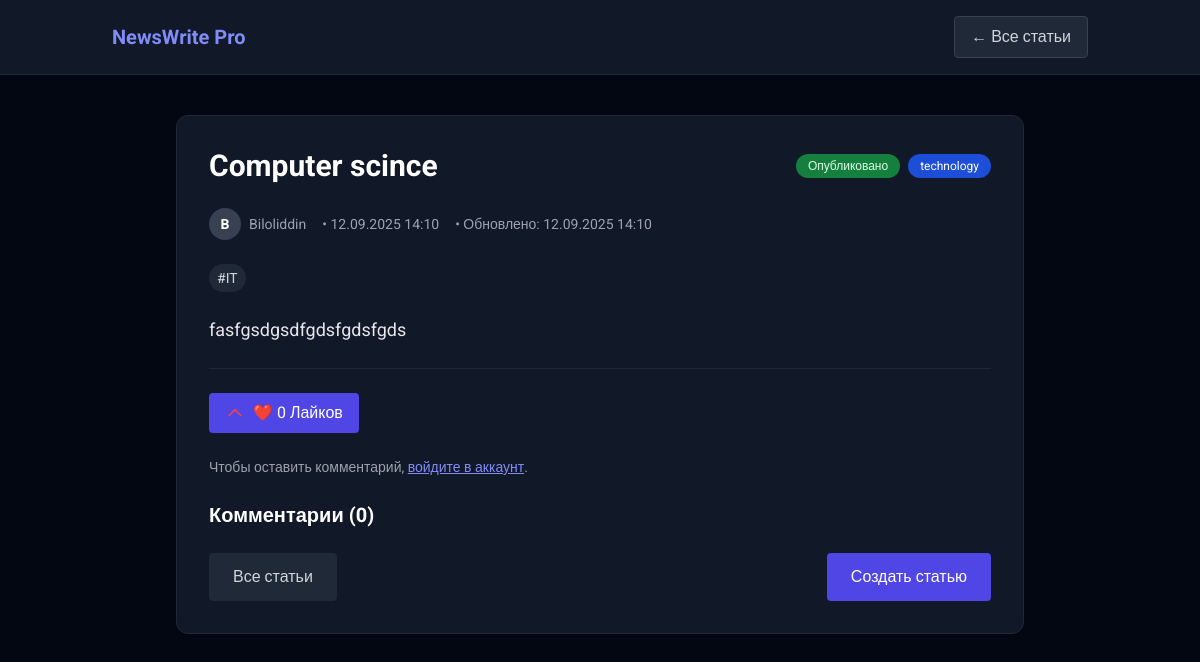
/view-article/1, run on an earlier commit of the app's database.
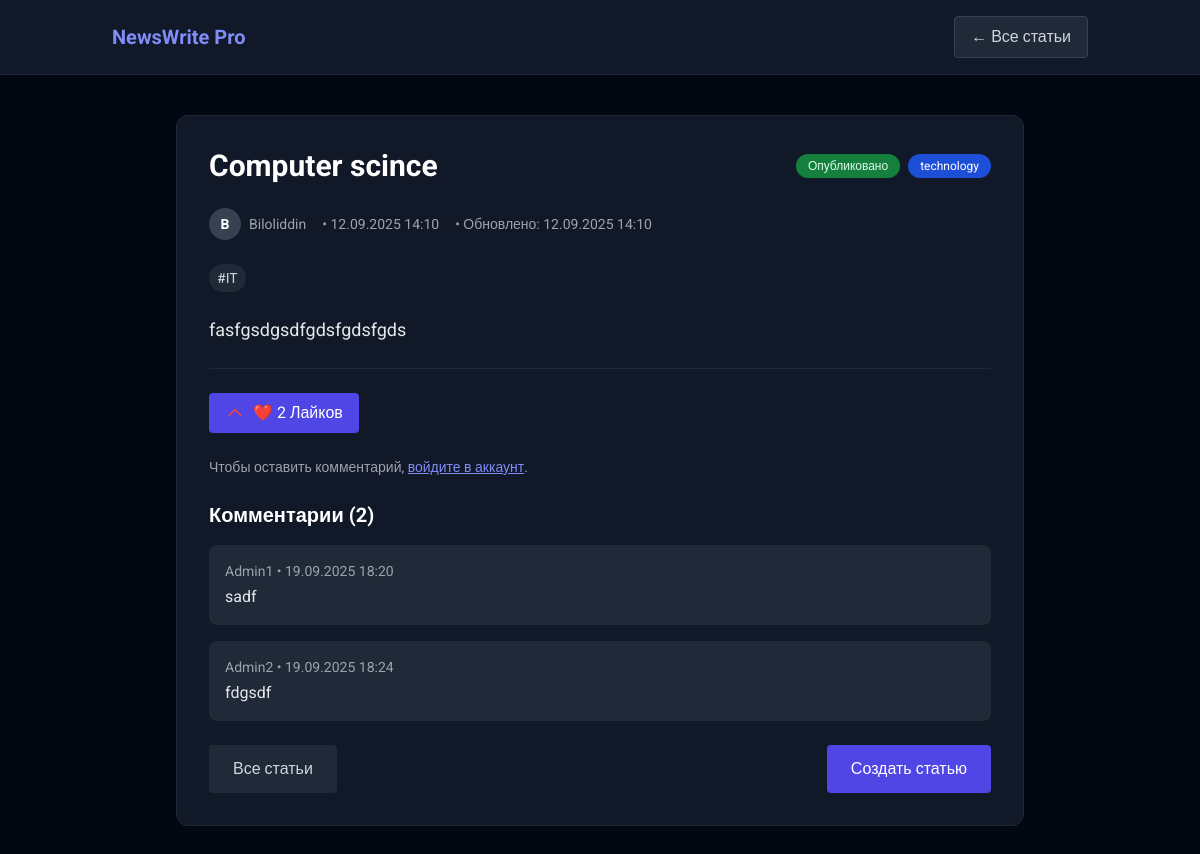
And on a later commit of the database.
### models.py (models this page shows, shortened)
class ArticleModel(db.Model):
    __tablename__ = 'articles'
    id = db.Column(db.Integer, primary_key=True)
    title = db.Column(db.String(200), nullable=False)
    content = db.Column(db.Text, nullable=False)
    category = db.Column(db.String(50), nullable=False)
    status = db.Column(db.String(20), default='draft')  # draft or published
    tags = db.Column(db.String(500))  # comma-separated tags
    created_at = db.Column(db.DateTime, default=datetime.utcnow)
    updated_at = db.Column(db.DateTime, default=datetime.utcnow, onupdate=datetime.utcnow)
    author_id = db.Column(db.Integer, db.ForeignKey('users.id'), nullable=False)
    likes = db.relationship('LikeModel', back_populates='article', cascade='all, delete-orphan')
    comments = db.relationship('CommentModel', back_populates='article', cascade='all, delete-orphan')

class CommentModel(db.Model):
    __tablename__ = 'comments'
    id = db.Column(db.Integer, primary_key=True)
    content = db.Column(db.Text, nullable=False)
    created_at = db.Column(db.DateTime, default=datetime.utcnow)
    user_id = db.Column(db.Integer, db.ForeignKey('users.id'), nullable=False)
    article_id = db.Column(db.Integer, db.ForeignKey('articles.id'), nullable=False)
    user = db.relationship('UserModel', backref='comments')
    article = db.relationship('ArticleModel', back_populates='comments')

class UserModel(db.Model):
    __tablename__ = 'users'
    id = db.Column(db.Integer, primary_key=True)
    username = db.Column(db.String(80), unique=True, nullable=False)
    email = db.Column(db.String(80), unique=True, nullable=False)
    age = db.Column(db.Integer())
    password_hash = db.Column(db.String(128), nullable=False)
    articles = db.relationship('ArticleModel', backref='author', lazy=True)

### app.py (the view)
@app.route('/view-article/<int:id>')
def view_article(id):
    article = ArticleModel.query.get_or_404(id)
    return render_template('view_articles.html', article=article)

### templates/view_articles.html (shortened to what the changed rows need)
<!DOCTYPE html>
<html lang="ru">
<head>
<script src="https://cdn.tailwindcss.com"></script>
</head>
<body class="bg-gray-950 text-gray-200 min-h-screen flex flex-col">
<main class="flex-grow container mx-auto px-6 py-10 max-w-4xl">
  <article class="bg-gray-900 border border-gray-800 rounded-xl p-8 space-y-6">
    <div class="flex flex-col sm:flex-row justify-between items-start sm:items-center">
      <h1 class="text-3xl font-bold text-white">{{ article.title }}</h1>
      <div class="flex space-x-2 mt-4 sm:mt-0">
        {% if article.status == 'published' %}
        <span class="px-3 py-1 bg-green-700 text-green-100 text-xs rounded-full">Опубликовано</span>
        {% else %}
        <span class="px-3 py-1 bg-yellow-700 text-yellow-100 text-xs rounded-full">Черновик</span>
        {% endif %}
        <span class="px-3 py-1 bg-blue-700 text-white text-xs rounded-full">{{ article.category }}</span>
      </div>
    </div>
    <div class="flex items-center space-x-4 text-sm text-gray-400">
      <div class="flex items-center space-x-2">
        <div class="w-8 h-8 bg-gray-700 rounded-full flex items-center justify-center">
        </div>
        <span>{{ article.author.username }}</span>
      </div>
      <span>• {{ article.created_at.strftime('%d.%m.%Y %H:%M') }}</span>
      {% if article.updated_at != article.created_at %}
      <span>• Обновлено: {{ article.updated_at.strftime('%d.%m.%Y %H:%M') }}</span>
      {% endif %}
    </div>
    {% if article.tags %}
    <div class="flex flex-wrap gap-2 text-sm">
      {% for tag in article.tags.split(',') %}
      {% if tag.strip() %}
      <span class="px-2 py-1 bg-gray-800 text-gray-300 rounded-full">#{{ tag.strip() }}</span>
      {% endif %}
      {% endfor %}
    </div>
    {% endif %}
    <div class="article-content text-gray-200 text-lg">
      {{ article.content|safe }}
    </div>
<div class="mt-8 border-t border-gray-800 pt-6 space-y-6">
  <form action="{{ url_for('like_article', id=article.id) }}" method="POST">
    <button type="submit" class="px-4 py-2 bg-indigo-600 text-white rounded hover:bg-indigo-700 transition flex items-center space-x-2">
      <svg xmlns="http://www.w3.org/2000/svg" class="h-5 w-5 text-red-500" fill="none" viewBox="0 0 24 24" stroke="currentColor">
        <path stroke-linecap="round" stroke-linejoin="round" stroke-width="2" d="M5 15l7-7 7 7" />
      </svg>
      <span>❤️ {{ article.likes|length }} Лайков</span>
    </button>
  </form>
  {% if session.get('user_id') %}
 <form action="{{ url_for('add_comment', id=article.id) }}" method="POST" class="mt-4">
    <textarea name="content" class="w-full p-2 rounded bg-gray-800 text-gray-200" placeholder="Ваш комментарий"></textarea>
    <button type="submit" class="mt-2 px-4 py-2 bg-indigo-600 text-white rounded hover:bg-indigo-700">Отправить</button>
</form>
  {% else %}
  <p class="text-gray-400 text-sm mt-2">Чтобы оставить комментарий, <a href="{{ url_for('sign_in_page') }}" class="text-indigo-400 hover:text-indigo-300 underline">войдите в аккаунт</a>.</p>
  {% endif %}
  <div class="mt-6 space-y-4">
    <h2 class="text-xl font-bold text-white">Комментарии ({{ article.comments|length }})</h2>
    {% for comment in article.comments %}
    <div class="p-4 bg-gray-800 rounded-lg">
      <div class="flex justify-between items-center text-sm text-gray-400">
        <span>{{ comment.user.username }} • {{ comment.created_at.strftime('%d.%m.%Y %H:%M') }}</span>
      </div>
      <p class="text-gray-200 mt-1">{{ comment.content }}</p>
    </div>
    {% endfor %}
  </div>
</div>
    <div class="flex flex-col sm:flex-row justify-between items-center mt-6 space-y-4 sm:space-y-0">
      <a href="{{ url_for('my_articles') }}" class="px-6 py-3 bg-gray-800 text-gray-300 rounded hover:bg-gray-700 transition">Все статьи</a>
      <div class="flex space-x-3">
      </div>
    </div>
  </article>
</main>
</body>
</html>

What changed in the data, as far as the page shows it:
added CommentModel: user.username "Admin1", created_at "19.09.2025 18:20", content "sadf"
added CommentModel: user.username "Admin2", created_at "19.09.2025 18:24", content "fdgsdf"
Also different on the page:
{{ article.likes|length }}: "0" → "2"
{{ article.comments|length }}: "0" → "2"
